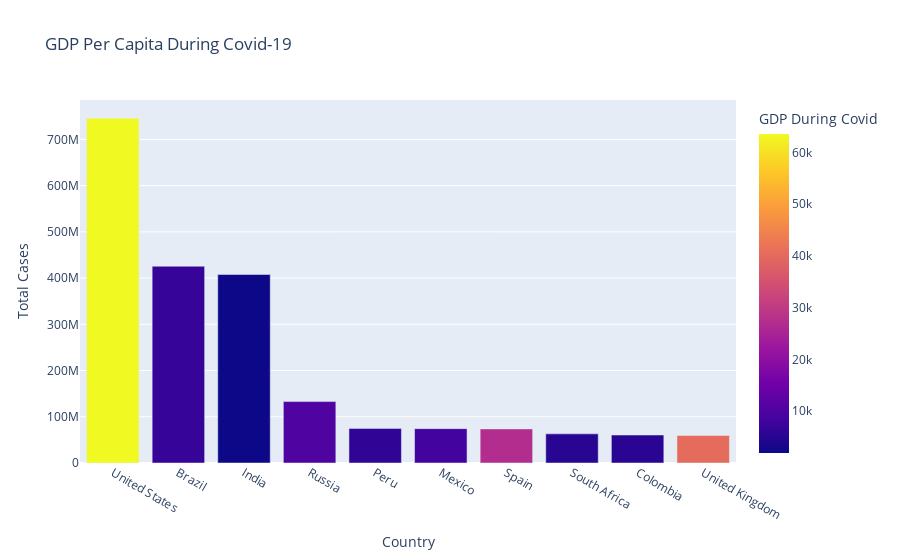

Notebook code cell kept with this figure:
### Code cell
#GDP per capita during the rise in the cases of covid-19

fig=px.bar(df, x='Country', y='Total Cases',
          hover_data=['Population','Total Deaths'],
          color='GDP During Covid', height=400,
          title='GDP Per Capita During Covid-19')

fig.show()

### Figure 1 — Plotly figure (JSON) as saved in the notebook; plotly's stock layout.template omitted (floating-point values rounded to 4 significant figures)
{"data": [{"alignmentgroup": "True", "customdata": [[19.62, 26477574], [19.17, 14340567], [21.05, 7247327], [18.8, 2131571], [17.31, 3020038], [18.67, 7295850], [17.66, 5510624], [17.9, 1357682], [17.75, 1936134], [18.03, 7249573]], "hovertemplate": "Country=%{x}<br>Total Cases=%{y}<br>Population=%{customdata[0]}<br>Total Deaths=%{customdata[1]}<br>GDP During Covid=%{marker.color}<extra></extra>", "legendgroup": "", "marker": {"color": [63540.0, 6797.0, 1901.0, 10130.0, 6127.0, 8347.0, 27060.0, 5091.0, 5333.0, 40280.0], "coloraxis": "coloraxis", "pattern": {"shape": ""}}, "name": "", "offsetgroup": "", "orientation": "v", "showlegend": false, "textposition": "auto", "type": "bar", "x": ["United States", "Brazil", "India", "Russia", "Peru", "Mexico", "Spain", "South Africa", "Colombia", "United Kingdom"], "xaxis": "x", "y": [746014098, 425704517, 407771615, 132888951, 74882695, 74347548, 73717676, 63027659, 60543682, 59475032], "yaxis": "y"}], "layout": {"autosize": true, "barmode": "relative", "coloraxis": {"colorbar": {"title": {"text": "GDP During Covid"}}, "colorscale": [[0, "#0d0887"], [0.1111, "#46039f"], [0.2222, "#7201a8"], [0.3333, "#9c179e"], [0.4444, "#bd3786"], [0.5556, "#d8576b"], [0.6667, "#ed7953"], [0.7778, "#fb9f3a"], [0.8889, "#fdca26"], [1, "#f0f921"]]}, "legend": {"tracegroupgap": 0}, "title": {"text": "GDP Per Capita During Covid-19"}, "xaxis": {"anchor": "y", "autorange": true, "domain": [0, 1], "range": [-0.5, 9.5], "title": {"text": "Country"}, "type": "category"}, "yaxis": {"anchor": "x", "autorange": true, "domain": [0, 1], "range": [0, 785300000.0], "title": {"text": "Total Cases"}, "type": "linear"}}}
